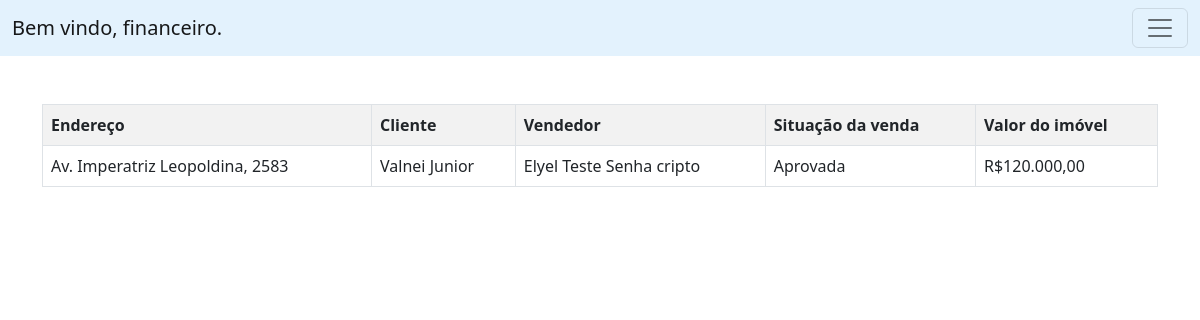
The page /financeiro.php?page=vendas-aprovadas (signed in) on the database its author committed.
### tables this page shows
CREATE TABLE IF NOT EXISTS `vendas` (
`id` int(11) NOT NULL,
  `idimovel` int(11) NOT NULL,
  `idcliente` int(11) NOT NULL,
  `idvendedor` int(11) NOT NULL,
  `situacaovenda` int(3) NOT NULL
);

CREATE TABLE IF NOT EXISTS `imoveis` (
`id` int(11) NOT NULL,
  `endereco` varchar(255) NOT NULL,
  `dimensoes` varchar(255) NOT NULL,
  `observacoes` varchar(255) NOT NULL,
  `valor` float NOT NULL,
  `situacaoimovel` int(11) NOT NULL
);

CREATE TABLE IF NOT EXISTS `clientes` (
`id` int(11) NOT NULL,
  `nome` varchar(255) NOT NULL,
  `email` varchar(255) NOT NULL,
  `telefone` varchar(14) NOT NULL,
  `cpf` varchar(14) NOT NULL,
  `numero_compras` int(11) DEFAULT NULL
);

CREATE TABLE IF NOT EXISTS `usuarios` (
`id` int(11) NOT NULL,
  `nome` varchar(255) NOT NULL,
  `email` varchar(255) NOT NULL,
  `senha` varchar(255) NOT NULL,
  `data_nasc` date NOT NULL,
  `nivel` int(11) NOT NULL
);

### situacao-vendas.php (called while the page is built, shortened)
<?php
    $aprovada = 1;
?>

### vendas-aprovadas.php (the view)
<?php
    $sql = "SELECT * FROM vendas WHERE situacaovenda='1'";
    $res = $mysqli->query($sql);
    $quantidade = $res->num_rows;
    if($quantidade > 0){
        echo "<table class='table table-hover table-striped table-bordered'>";
        echo "<tr>";
            echo "<th>Endereço</th>";
            echo "<th>Cliente</th>";
            echo "<th>Vendedor</th>";
            echo "<th>Situação da venda</th>";
            echo "<th>Valor do imóvel</th>";
        echo "</tr>";
        while($row = $res->fetch_object()){
            $sql_endereco = "SELECT * FROM imoveis WHERE id=".$row->idimovel;
            $sql_nome_cliente = "SELECT * FROM clientes WHERE id=".$row->idcliente;
            $sql_nome_vendedor = "SELECT * FROM usuarios WHERE id=".$row->idvendedor;
            $res_endereco = $mysqli->query($sql_endereco);
            $res_nome_cliente = $mysqli->query($sql_nome_cliente);
            $res_nome_vendedor = $mysqli->query($sql_nome_vendedor);
            $res_e = $res_endereco->fetch_object();
            $res_n_c = $res_nome_cliente->fetch_object();
            $res_n_v = $res_nome_vendedor->fetch_object();
            echo "<tr>";
            echo "<td>".$res_e->endereco."</td>";
            echo "<td>".$res_n_c->nome."</td>";
            echo "<td>".$res_n_v->nome."</td>";
            if($row->situacaovenda == $aprovada){
                echo "<td> Aprovada </td>";
            }
            echo "<td>"."R$".number_format($res_e->valor, 2, ',', '.')."</td>";
            echo "</tr>";
        }
        echo "</table>";
         }else{
         echo "<p class='alert alert-danger'>Não encontrou resultados</p>";
    }
?>

### rows shown on the page
vendas: idimovel.endereco "Av. Imperatriz Leopoldina, 2583", idcliente.nome "Valnei Junior", idvendedor.nome "Elyel Teste Senha cripto", situacaovenda "Aprovada", idimovel.valor "120.000,00"

### other values the page prints
$_SESSION['user'] "financeiro"
